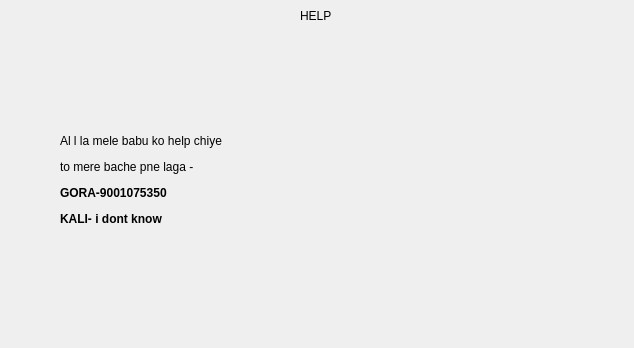
<?xml version="1.0" encoding="UTF-8"?>
<ui version="4.0">
 <class>helpDialog</class>
 <widget class="QDialog" name="helpDialog">
  <property name="geometry">
   <rect>
    <x>0</x>
    <y>0</y>
    <width>634</width>
    <height>348</height>
   </rect>
  </property>
  <property name="windowTitle">
   <string>Dialog</string>
  </property>
  <widget class="QLabel" name="label">
   <property name="geometry">
    <rect>
     <x>300</x>
     <y>0</y>
     <width>51</width>
     <height>31</height>
    </rect>
   </property>
   <property name="text">
    <string>HELP </string>
   </property>
  </widget>
  <widget class="QLabel" name="label_2">
   <property name="geometry">
    <rect>
     <x>60</x>
     <y>60</y>
     <width>521</width>
     <height>241</height>
    </rect>
   </property>
   <property name="text">
    <string>&lt;html&gt;&lt;head/&gt;&lt;body&gt;&lt;p&gt;Al l la mele babu ko help chiye&lt;/p&gt;&lt;p&gt;to mere bache pne laga -&lt;/p&gt;&lt;p&gt;&lt;span style=&quot; font-weight:600;&quot;&gt;GORA-9001075350&lt;/span&gt;&lt;/p&gt;&lt;p&gt;&lt;span style=&quot; font-weight:600;&quot;&gt;KALI- i dont know&lt;/span&gt;&lt;/p&gt;&lt;/body&gt;&lt;/html&gt;</string>
   </property>
  </widget>
 </widget>
 <resources/>
 <connections/>
</ui>
